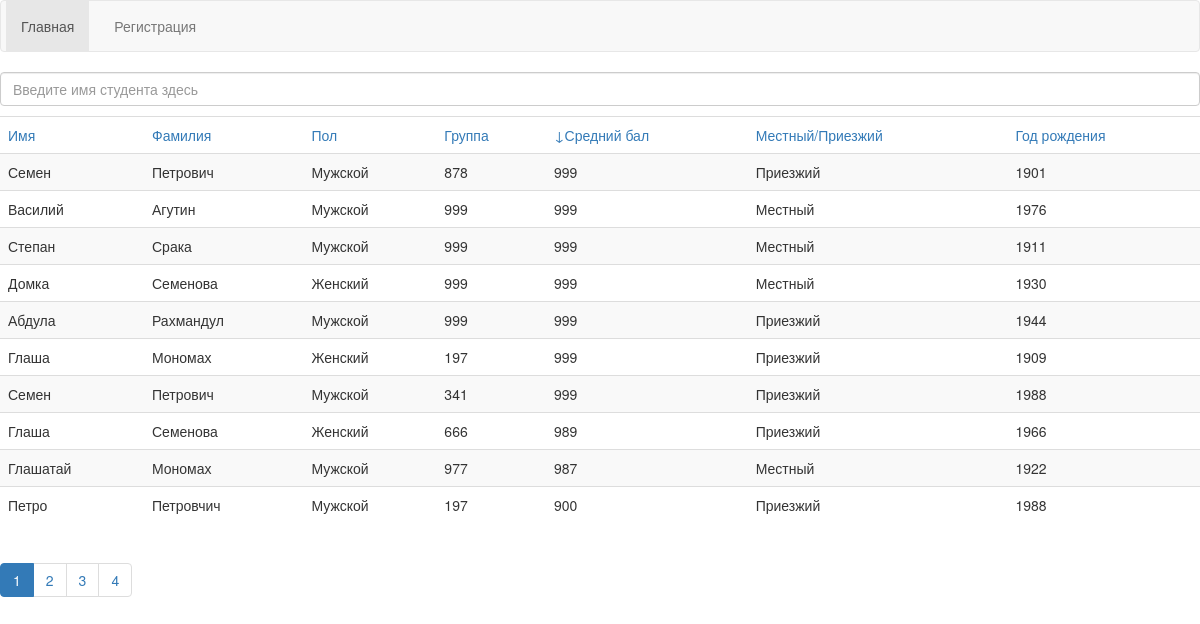
The page / on the database its author committed.
### tables this page shows
CREATE TABLE IF NOT EXISTS `Students` (
  `Name` varchar(255) NOT NULL,
  `Surname` varchar(255) NOT NULL,
  `Sex` enum('M','F') NOT NULL,
  `GroupNumber` varchar(5) NOT NULL,
  `Email` varchar(255) NOT NULL,
  `Mark` int(3) NOT NULL,
  `Local` enum('L','N') NOT NULL,
  `BirthDate` year(4) NOT NULL,
  `ID` int(4) NOT NULL AUTO_INCREMENT,
  `password` varchar(255) NOT NULL,
  PRIMARY KEY (`ID`),
  UNIQUE KEY `password` (`password`),
  UNIQUE KEY `Email` (`Email`),
  UNIQUE KEY `ID` (`ID`)
);

### index.php (called while the page is built, shortened)
<?php
include './lib/init.php';
$data = new StudentMapper($conn);
$sort = 'mark';
$dir = 'desc';
$page = "index";
$search = '';
$current = 1;
if (isset($_GET['search'])) {
	$search = $_GET['search'];
	$students = $data->searchStudents($search, $sort, $dir, $current);
	$rows = $data->countSearchStudents($search);
} else {
$students = $data->sortStudent($sort, $dir, $current);
$rows = $data->countStudents();
}
$paginator = new Paginator($rows, $current);
$pages = $paginator->countPages();
include_once './views/list.php';

### lib/functions.php (called while the page is built, shortened)
<?php
function h($in)
{
	return htmlspecialchars($in, ENT_QUOTES);
}
function u($in)
{
	return urlencode($in);
}
function loggedIn()
{
	if(isset($_COOKIE['user'])){
		return 1;
	} else {
		return 0;
	}
}
function getSortingLink($column, $sort, $dir, $search)
{
	$link = "?sort=$column";
	if ($sort == $column && $dir == 'desc') $link .= '&dir=asc';
	$search = u($search);
	$link .= "&search=$search";
	return $link;
}
function getArrow ($column, $sort, $dir)
{
	if ($column == $sort){
		if ($dir == 'desc'){
			return "&#8595;";
		} else {
			return "&#8593;";
		}
	}
}

### lib/StudentMapper.php (called while the page is built, shortened)
<?php
class StudentMapper
{
    private $db;
    public function __construct(mysqli $conn)
    {
        $this->db = $conn;
    }
    public function countStudents()
    {
        $sql    = "SELECT count(*) from Students";
        $result = $this->db->query($sql);
        $data = $result->fetch_array();
        return $data[0];
    }
    public function sortStudent($sort, $dir, $current = 1)
    {
        $sql = "SELECT * FROM Students";
        switch ($sort) {
            case 'mark':
                $sql .= " Order by Mark";
                break;
        }
        switch ($dir) {
            case 'desc':
                $sql .= " DESC";
                break;
        }
        $start = ($current - 1) * 10;
        $sql .= " LIMIT $start, 10";
        $result = $this->db->query($sql);
        $data = $result->fetch_all(MYSQLI_ASSOC);
        foreach ($data as $value) {
            $student = new Student;
            $student->setAttributes($value);
            $obj[] = $student;
        }
        return $obj;
    }
}

### lib/Student.php (called while the page is built, shortened)
<?php
class Student
{
    public $sex;
    public $local;
    public function setAttributes(array $data)
    {
        $this->name        = $data['Name'];
        $this->surname     = $data['Surname'];
        $this->sex         = $data['Sex'];
        $this->groupNumber = $data['GroupNumber'];
        $this->mark        = $data['Mark'];
        $this->local       = $data['Local'];
        $this->birthDate   = $data['BirthDate'];
    }
    public function displaySex()
    {
        if ($this->sex == Student::GENDER_MALE) {
            return "Мужской";
        } else {
            return "Женский";
        }
    }
    public function displayLocal()
    {
        if ($this->local == Student::RESIDENCE_LOCAL) {
            return "Местный";
        } else {
            return "Приезжий";
        }
    }
}

### lib/init.php (called while the page is built, shortened)
<?php
spl_autoload_register(function ($class) {
	$path = dirname(__DIR__);
	$file = $path."/lib/".$class.".php";
});
require_once('functions.php');

### lib/Paginator.php (called while the page is built, shortened)
<?php
class Paginator {
	public $pages;
	public $numbers;
	public function __construct($rows, $current)
	{
		$this->itemsPerPage = 10;
		$this->currentPage = $current;
		$this->rows = $rows;
		$this->pages = ceil($this->rows/$this->itemsPerPage);
		$this->numbers = array();
		$this->end = $this->currentPage * $this->itemsPerPage;
	}
	public function countPages()
	{
		for($x=1;$x<=$this->pages; $x++)
			{$this->numbers[] = $x;}
			return $this->numbers;
	}
	function pagesLinks($page, $sort, $dir, $search)
{
	$data = array('current' => "$page",
				  'sort' =>"$sort",
				  "dir"=>"$dir",
				  "search" => "$search");
	$link = http_build_query($data);
	return $link;
}
}

### views/list.php (the view, shortened to what this page needs)
<?php include_once './views/main.php'; ?>
<form action="" method="get" name="go">
     <input type="text" class="form-control" placeholder="Введите имя студента здесь" value="<?= !empty($students) ? h($search) : '';?>" name="search" type="text" size="40">
</form>
<?php if (empty($students)) : ?>
    <p class="text-warning"><?= "Студент с такими данными не найден в базе"?></p>
<?php else : ?>
<table class="table table-striped">
<tr>
    <tr>
    <td><a href="<?=getSortingLink('name', $sort, $dir, $search)?>"><?=getArrow('name',$sort,$dir)?>Имя</a></td>
    <td><a href="<?=getSortingLink('surname', $sort, $dir, $search)?>"><?=getArrow('surname',$sort,$dir)?>Фамилия</td>
    <td><a href="<?=getSortingLink('sex', $sort, $dir, $search)?>"><?=getArrow('sex',$sort,$dir)?>Пол</td>
    <td><a href="<?=getSortingLink('groupNumber', $sort, $dir, $search)?>"><?=getArrow('groupNumber',$sort,$dir)?>Группа</td>
    <td><a href="<?=getSortingLink('mark', $sort, $dir, $search)?>"><?=getArrow('mark',$sort,$dir)?>Средний бал</td>
    <td><a href="<?=getSortingLink('local', $sort, $dir, $search)?>"><?=getArrow('local',$sort,$dir)?>Местный/Приезжий</td>
    <td><a href="<?=getSortingLink('dateBirth', $sort, $dir, $search)?>"><?=getArrow('dateBirth',$sort,$dir)?>Год рождения</td>
</tr>
<?php foreach ($students as $i => $student) : ?>
<tr>
            <td><?=h($student->name)?></td>
            <td><?=h($student->surname) ?></td>
            <td><?=h($student->displaySex()) ?></td>
            <td><?=h($student->groupNumber) ?></td>
            <td><?=h($student->mark) ?></td>
            <td><?=h($student->displayLocal()) ?></td>
            <td><?=h($student->birthDate) ?></td>
        </tr>
    <?php endforeach; ?>
    </table>
    <?php if(count($pages) !== 1) : ?>
     <div>
     <ul class="pagination">
    <?php foreach ($pages as $page) : ?>
        <li<?= $page == $current ? ' class ="active"' : "" ?>>
        <a href="?<?=h($paginator->pagesLinks($page, $sort, $dir, $search))?>"><?= h($page) ?></a></li>
        <?php endforeach; ?>
    </ul>
</div>
<?php endif; ?>
<?php endif; ?>

### views/header.php (shortened to what this page needs)
<!DOCTYPE html>
<html xmlns="http://www.w3.org/1999/html">
<head lang = "en">
	<link type="text/css" href="./css/css/bootstrap.min.css" rel="stylesheet" media="screen" type="text/css">
</head>
<body>

### views/main.php (shortened to what this page needs)
<?php include 'header.php';
	   ?>
<nav class="navbar navbar-default">
<ul class="list-inline nav navbar-nav">
	<li class="<?=$page == 'index' ? "active" : "";?>">
		<a href='index.php'>Главная</a></li>
	<?php if (loggedIn() !== 1) : ?>
	<li class="<?=$page == 'profile' ? "active" : "";?>">
		<a href='profile.php'>Регистрация</a></li>
	<?php else : ?>
	<li class="<?=$page == 'profile' ? "active" : "";?>">
		<a href="profile.php">Мои данные</a></li>
	<?php endif ?>
</ul>
</nav>

### rows shown on the page
students: Name "Семен", Surname "Петрович", Sex "Мужской", GroupNumber "878", Mark "999", Local "Приезжий", BirthDate "1901"
students: Name "Василий", Surname "Агутин", Sex "Мужской", GroupNumber "999", Mark "999", Local "Местный", BirthDate "1976"
students: Name "Степан", Surname "Срака", Sex "Мужской", GroupNumber "999", Mark "999", Local "Местный", BirthDate "1911"
students: Name "Домка", Surname "Семенова", Sex "Женский", GroupNumber "999", Mark "999", Local "Местный", BirthDate "1930"
students: Name "Абдула", Surname "Рахмандул", Sex "Мужской", GroupNumber "999", Mark "999", Local "Приезжий", BirthDate "1944"
students: Name "Глаша", Surname "Мономах", Sex "Женский", GroupNumber "197", Mark "999", Local "Приезжий", BirthDate "1909"
students: Name "Семен", Surname "Петрович", Sex "Мужской", GroupNumber "341", Mark "999", Local "Приезжий", BirthDate "1988"
students: Name "Глаша", Surname "Семенова", Sex "Женский", GroupNumber "666", Mark "989", Local "Приезжий", BirthDate "1966"
students: Name "Глашатай", Surname "Мономах", Sex "Мужской", GroupNumber "977", Mark "987", Local "Местный", BirthDate "1922"
students: Name "Петро", Surname "Петровчич", Sex "Мужской", GroupNumber "197", Mark "900", Local "Приезжий", BirthDate "1988"

### other values the page prints
getArrow('mark',$sort,$dir) "↓"
$page "1"
$page "2"
$page "3"
$page "4"
